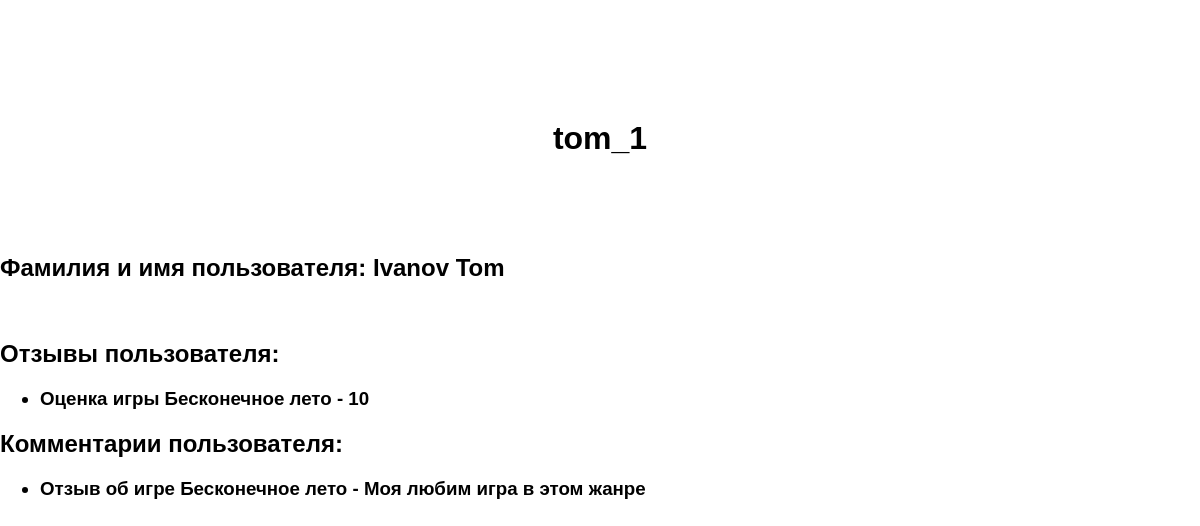
The app's page /list_user/2/ with its own data.
### models.py (models this page shows)
class User(db.Model):
    id = db.Column(db.Integer, primary_key=True)
    username = db.Column(db.String(50), unique=True, nullable=False)
    firstname = db.Column(db.String(50), nullable=False)
    lastname = db.Column(db.String(50), nullable=False)
    password = db.Column(db.String(200), nullable=False)

class Rating(db.Model):
    id = db.Column(db.Integer, primary_key=True)
    user_id = db.Column(db.Integer, db.ForeignKey('user.id'))
    game_id = db.Column(db.Integer, db.ForeignKey('game.id'))
    score = db.Column(db.Integer)
    game = db.relationship('Game', backref='ratings')
    user = db.relationship('User', backref='ratings')

class Game(db.Model):
    id = db.Column(db.Integer, primary_key=True)
    title = db.Column(db.String(255))
    description = db.Column(db.Text)
    rating_critics = db.Column(db.Integer)
    price = db.Column(db.Float)
    feedback_critics = db.Column(db.Text)

class Feedback(db.Model):
    id = db.Column(db.Integer, primary_key=True)
    user_id = db.Column(db.Integer, db.ForeignKey('user.id'))
    game_id = db.Column(db.Integer, db.ForeignKey('game.id'))
    feedback_user = db.Column(db.Text)
    game = db.relationship('Game', backref='feedbacks')
    user = db.relationship('User', backref='feedbacks')

### app.py (the view)
@app.route('/list_user/<int:user_id>/')
def get_user(user_id):
    user = User.query.get(user_id)
    if not user:
        return render_template('404.html'), 404
    ratings = Rating.query.filter_by(user_id=user_id).all()
    feedbacks = Feedback.query.filter_by(user_id=user_id).all()
    return render_template('user.html', user=user, ratings=ratings, feedbacks=feedbacks)

### templates/user.html (shortened to what this page needs)
<!DOCTYPE html>
<html lang="en">
<head>
</head>
<body>
    <h1>{{ user.username }}</h1>
    <br>
    <br>
    <h2>Фамилия и имя пользователя: {{ user.lastname }} {{ user.firstname }}</h2>
    <br>
    <h2>Отзывы пользователя:</h2>
<ul>
    {% for rating in ratings %}
        <h3><li>Оценка игры {{ rating.game.title }} - {{ rating.score }}</li></h3>
    {% endfor %}
</ul>
<h2>Комментарии пользователя:</h2>
<ul>
    {% for feedback in feedbacks %}
        <h3><li>Отзыв об игре {{ feedback.game.title }} - {{ feedback.feedback_user }}</li></h3>
    {% endfor %}
</ul>
</body>
</html>

### templates/user.html (style rules this page uses)
h1 { padding: 20px; border-radius: 10px; text-align: center; margin-top: 100px; }
body { background-image: url('/photo/important/user.jpg'); background-size: cover; background-repeat: no-repeat; font-family: Arial, sans-serif; margin: 0; padding: 0; color: black; text-shadow: 0 0 5px white, 0 0 10px white; }

### records on screen
User: username "tom_1", lastname "Ivanov", firstname "Tom"
Rating: game "Бесконечное лето", score "10"
Feedback: game "Бесконечное лето", feedback_user "Моя любим игра в этом жанре"
